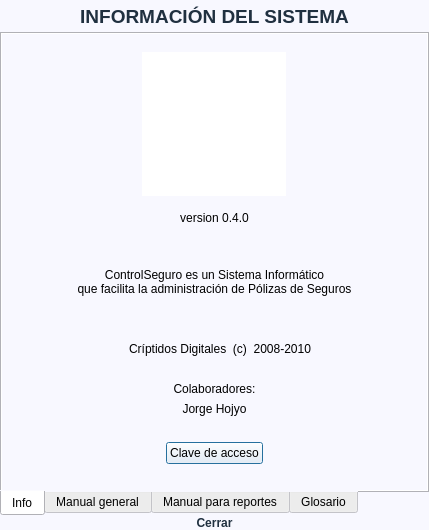
<?xml version="1.0" encoding="UTF-8"?>
<ui version="4.0">
 <class>Dialog</class>
 <widget class="QDialog" name="Dialog">
  <property name="geometry">
   <rect>
    <x>0</x>
    <y>0</y>
    <width>429</width>
    <height>530</height>
   </rect>
  </property>
  <property name="windowIcon">
   <iconset resource="resources.qrc">
    <normaloff>:/icon.ico</normaloff>:/icon.ico</iconset>
  </property>
  <property name="styleSheet">
   <string notr="true">background-color:#F8F8FF</string>
  </property>
  <layout class="QVBoxLayout" name="verticalLayout_2">
   <property name="spacing">
    <number>0</number>
   </property>
   <property name="margin">
    <number>0</number>
   </property>
   <item>
    <widget class="QFrame" name="titleFR">
     <property name="minimumSize">
      <size>
       <width>0</width>
       <height>32</height>
      </size>
     </property>
     <property name="styleSheet">
      <string notr="true">color:#203040; background-color: qlineargradient(x1:0, y1:0, x2:0, y2:1, stop:0 #FCFCEC, stop:.35 #F4ECC8, stop:.75 #F4ECC8, stop:1 #E8E8D8); border-top-left-radius: 6px; border-top-right-radius: 6px;</string>
     </property>
     <layout class="QVBoxLayout" name="verticalLayout_3">
      <property name="spacing">
       <number>0</number>
      </property>
      <property name="margin">
       <number>0</number>
      </property>
      <item>
       <widget class="QLabel" name="titleLA">
        <property name="font">
         <font>
          <pointsize>14</pointsize>
          <weight>75</weight>
          <bold>true</bold>
         </font>
        </property>
        <property name="styleSheet">
         <string notr="true">background-color:rgba(0,0,0,0)</string>
        </property>
        <property name="text">
         <string>INFORMACIÓN DEL SISTEMA</string>
        </property>
        <property name="alignment">
         <set>Qt::AlignCenter</set>
        </property>
       </widget>
      </item>
     </layout>
    </widget>
   </item>
   <item>
    <widget class="QFrame" name="contentsFR">
     <property name="lineWidth">
      <number>1</number>
     </property>
     <layout class="QVBoxLayout" name="contentsLY">
      <property name="spacing">
       <number>0</number>
      </property>
      <property name="margin">
       <number>0</number>
      </property>
      <item>
       <widget class="QTabWidget" name="tabWidget">
        <property name="tabPosition">
         <enum>QTabWidget::South</enum>
        </property>
        <property name="currentIndex">
         <number>0</number>
        </property>
        <widget class="QWidget" name="infoTB">
         <attribute name="title">
          <string>Info</string>
         </attribute>
         <layout class="QVBoxLayout" name="verticalLayout_4">
          <item>
           <widget class="QFrame" name="logoFR">
            <layout class="QHBoxLayout" name="horizontalLayout_3">
             <item>
              <widget class="QLabel" name="logoLA">
               <property name="sizePolicy">
                <sizepolicy hsizetype="Fixed" vsizetype="Fixed">
                 <horstretch>0</horstretch>
                 <verstretch>0</verstretch>
                </sizepolicy>
               </property>
               <property name="minimumSize">
                <size>
                 <width>144</width>
                 <height>144</height>
                </size>
               </property>
               <property name="font">
                <font>
                 <family>Copperplate Gothic Light</family>
                 <pointsize>18</pointsize>
                 <weight>75</weight>
                 <bold>true</bold>
                </font>
               </property>
               <property name="styleSheet">
                <string notr="true">background-color:#FFFFFF</string>
               </property>
               <property name="text">
                <string/>
               </property>
               <property name="pixmap">
                <pixmap resource="resources.qrc">:/systemLogo.png</pixmap>
               </property>
               <property name="alignment">
                <set>Qt::AlignBottom|Qt::AlignHCenter</set>
               </property>
              </widget>
             </item>
            </layout>
           </widget>
          </item>
          <item>
           <widget class="QLabel" name="versionLA">
            <property name="text">
             <string>version 0.4.0</string>
            </property>
            <property name="alignment">
             <set>Qt::AlignCenter</set>
            </property>
           </widget>
          </item>
          <item>
           <spacer name="spacer1">
            <property name="orientation">
             <enum>Qt::Vertical</enum>
            </property>
            <property name="sizeType">
             <enum>QSizePolicy::Preferred</enum>
            </property>
            <property name="sizeHint" stdset="0">
             <size>
              <width>20</width>
              <height>40</height>
             </size>
            </property>
           </spacer>
          </item>
          <item>
           <widget class="QLabel" name="infoLA">
            <property name="text">
             <string>ControlSeguro es un Sistema Informático
que facilita la administración de Pólizas de Seguros</string>
            </property>
            <property name="alignment">
             <set>Qt::AlignCenter</set>
            </property>
            <property name="wordWrap">
             <bool>true</bool>
            </property>
           </widget>
          </item>
          <item>
           <spacer name="spacer2">
            <property name="orientation">
             <enum>Qt::Vertical</enum>
            </property>
            <property name="sizeType">
             <enum>QSizePolicy::Preferred</enum>
            </property>
            <property name="sizeHint" stdset="0">
             <size>
              <width>20</width>
              <height>40</height>
             </size>
            </property>
           </spacer>
          </item>
          <item>
           <widget class="QFrame" name="CDFR">
            <layout class="QHBoxLayout" name="horizontalLayout">
             <property name="spacing">
              <number>3</number>
             </property>
             <property name="margin">
              <number>0</number>
             </property>
             <item>
              <spacer name="horizontalSpacer">
               <property name="orientation">
                <enum>Qt::Horizontal</enum>
               </property>
               <property name="sizeHint" stdset="0">
                <size>
                 <width>40</width>
                 <height>20</height>
                </size>
               </property>
              </spacer>
             </item>
             <item>
              <widget class="QLabel" name="CDLogoLA">
               <property name="maximumSize">
                <size>
                 <width>40</width>
                 <height>40</height>
                </size>
               </property>
               <property name="text">
                <string/>
               </property>
               <property name="pixmap">
                <pixmap resource="resources.qrc">:/CDlogo.ico</pixmap>
               </property>
               <property name="scaledContents">
                <bool>true</bool>
               </property>
              </widget>
             </item>
             <item>
              <widget class="QLabel" name="licenseLA">
               <property name="text">
                <string>Críptidos Digitales  (c)  2008-2010</string>
               </property>
               <property name="alignment">
                <set>Qt::AlignCenter</set>
               </property>
              </widget>
             </item>
             <item>
              <spacer name="horizontalSpacer_2">
               <property name="orientation">
                <enum>Qt::Horizontal</enum>
               </property>
               <property name="sizeHint" stdset="0">
                <size>
                 <width>40</width>
                 <height>20</height>
                </size>
               </property>
              </spacer>
             </item>
            </layout>
           </widget>
          </item>
          <item>
           <spacer name="spacer3">
            <property name="orientation">
             <enum>Qt::Vertical</enum>
            </property>
            <property name="sizeType">
             <enum>QSizePolicy::Preferred</enum>
            </property>
            <property name="sizeHint" stdset="0">
             <size>
              <width>20</width>
              <height>20</height>
             </size>
            </property>
           </spacer>
          </item>
          <item>
           <widget class="QLabel" name="contributorsLA">
            <property name="text">
             <string>Colaboradores:</string>
            </property>
            <property name="alignment">
             <set>Qt::AlignCenter</set>
            </property>
           </widget>
          </item>
          <item>
           <widget class="QLabel" name="contributor1LA">
            <property name="sizePolicy">
             <sizepolicy hsizetype="Preferred" vsizetype="Fixed">
              <horstretch>0</horstretch>
              <verstretch>0</verstretch>
             </sizepolicy>
            </property>
            <property name="text">
             <string>Jorge Hojyo</string>
            </property>
            <property name="alignment">
             <set>Qt::AlignCenter</set>
            </property>
           </widget>
          </item>
          <item>
           <widget class="QLabel" name="contributor2LA">
            <property name="text">
             <string/>
            </property>
            <property name="alignment">
             <set>Qt::AlignCenter</set>
            </property>
           </widget>
          </item>
          <item>
           <widget class="QFrame" name="keyFR">
            <layout class="QHBoxLayout" name="horizontalLayout_4">
             <property name="spacing">
              <number>0</number>
             </property>
             <property name="margin">
              <number>0</number>
             </property>
             <item>
              <spacer name="horizontalSpacer_3">
               <property name="orientation">
                <enum>Qt::Horizontal</enum>
               </property>
               <property name="sizeHint" stdset="0">
                <size>
                 <width>40</width>
                 <height>20</height>
                </size>
               </property>
              </spacer>
             </item>
             <item>
              <widget class="QPushButton" name="keyBU">
               <property name="text">
                <string>Clave de acceso</string>
               </property>
               <property name="icon">
                <iconset resource="resources.qrc">
                 <normaloff>:/Key.png</normaloff>:/Key.png</iconset>
               </property>
               <property name="iconSize">
                <size>
                 <width>24</width>
                 <height>24</height>
                </size>
               </property>
              </widget>
             </item>
             <item>
              <spacer name="horizontalSpacer_4">
               <property name="orientation">
                <enum>Qt::Horizontal</enum>
               </property>
               <property name="sizeHint" stdset="0">
                <size>
                 <width>40</width>
                 <height>20</height>
                </size>
               </property>
              </spacer>
             </item>
            </layout>
           </widget>
          </item>
          <item>
           <spacer name="spacer4">
            <property name="orientation">
             <enum>Qt::Vertical</enum>
            </property>
            <property name="sizeType">
             <enum>QSizePolicy::Preferred</enum>
            </property>
            <property name="sizeHint" stdset="0">
             <size>
              <width>20</width>
              <height>20</height>
             </size>
            </property>
           </spacer>
          </item>
         </layout>
        </widget>
        <widget class="QWidget" name="generalTB">
         <attribute name="title">
          <string>Manual general</string>
         </attribute>
         <layout class="QVBoxLayout" name="verticalLayout_5">
          <property name="spacing">
           <number>0</number>
          </property>
          <property name="margin">
           <number>0</number>
          </property>
          <item>
           <widget class="QTextEdit" name="textEdit">
            <property name="frameShape">
             <enum>QFrame::NoFrame</enum>
            </property>
            <property name="html">
             <string>&lt;!DOCTYPE HTML PUBLIC &quot;-//W3C//DTD HTML 4.0//EN&quot; &quot;http://www.w3.org/TR/REC-html40/strict.dtd&quot;&gt;
&lt;html&gt;&lt;head&gt;&lt;meta name=&quot;qrichtext&quot; content=&quot;1&quot; /&gt;&lt;style type=&quot;text/css&quot;&gt;
p, li { white-space: pre-wrap; }
&lt;/style&gt;&lt;/head&gt;&lt;body style=&quot; font-family:'MS Shell Dlg 2'; font-size:8.25pt; font-weight:400; font-style:normal;&quot;&gt;
&lt;p style=&quot; margin-top:0px; margin-bottom:0px; margin-left:0px; margin-right:0px; -qt-block-indent:0; text-indent:0px;&quot;&gt;&lt;span style=&quot; font-size:8pt;&quot;&gt;Los botones se deshabilitan automáticamente cuando no es viable su uso.&lt;/span&gt;&lt;/p&gt;
&lt;p style=&quot; margin-top:0px; margin-bottom:0px; margin-left:0px; margin-right:0px; -qt-block-indent:0; text-indent:0px;&quot;&gt;&lt;span style=&quot; font-size:8pt;&quot;&gt;    Ej:    Cuando no hay algún cliente seleccionado, el botón Modificar se deshabilita.&lt;/span&gt;&lt;/p&gt;
&lt;p style=&quot;-qt-paragraph-type:empty; margin-top:0px; margin-bottom:0px; margin-left:0px; margin-right:0px; -qt-block-indent:0; text-indent:0px; font-size:8pt;&quot;&gt;&lt;/p&gt;
&lt;p style=&quot; margin-top:0px; margin-bottom:0px; margin-left:0px; margin-right:0px; -qt-block-indent:0; text-indent:0px;&quot;&gt;&lt;span style=&quot; font-size:8pt;&quot;&gt;Un botón deshabilitado normalmente muestra un tip sobre la causa de su deshabilitación.&lt;/span&gt;&lt;/p&gt;
&lt;p style=&quot; margin-top:0px; margin-bottom:0px; margin-left:0px; margin-right:0px; -qt-block-indent:0; text-indent:0px;&quot;&gt;&lt;span style=&quot; font-size:8pt;&quot;&gt;    Ej:    Coloque el cursor del mouse sobre el botón Modificar cuando esté deshabilitado, le indicará que debe seleccionar algun dato para modificar.&lt;/span&gt;&lt;/p&gt;
&lt;p style=&quot;-qt-paragraph-type:empty; margin-top:0px; margin-bottom:0px; margin-left:0px; margin-right:0px; -qt-block-indent:0; text-indent:0px; font-size:8pt;&quot;&gt;&lt;/p&gt;
&lt;p style=&quot;-qt-paragraph-type:empty; margin-top:0px; margin-bottom:0px; margin-left:0px; margin-right:0px; -qt-block-indent:0; text-indent:0px; font-size:8pt;&quot;&gt;&lt;/p&gt;
&lt;p style=&quot; margin-top:0px; margin-bottom:0px; margin-left:0px; margin-right:0px; -qt-block-indent:0; text-indent:0px;&quot;&gt;&lt;span style=&quot; font-size:8pt;&quot;&gt;Algunos datos están protegidos por default, para que no se puedan modificar o eliminar.&lt;/span&gt;&lt;/p&gt;
&lt;p style=&quot; margin-top:0px; margin-bottom:0px; margin-left:0px; margin-right:0px; -qt-block-indent:0; text-indent:0px;&quot;&gt;&lt;span style=&quot; font-size:8pt;&quot;&gt;    Ej:    No se puede eliminar una póliza o un cliente en modo protegido.&lt;/span&gt;&lt;/p&gt;
&lt;p style=&quot;-qt-paragraph-type:empty; margin-top:0px; margin-bottom:0px; margin-left:0px; margin-right:0px; -qt-block-indent:0; text-indent:0px; font-size:8pt;&quot;&gt;&lt;/p&gt;
&lt;p style=&quot; margin-top:0px; margin-bottom:0px; margin-left:0px; margin-right:0px; -qt-block-indent:0; text-indent:0px;&quot;&gt;&lt;span style=&quot; font-size:8pt;&quot;&gt;Para quitar la protección de datos, vaya a la seccion de herramientas, en la página General, aparece hasta abajo la opción para apagar la protección.&lt;/span&gt;&lt;/p&gt;
&lt;p style=&quot;-qt-paragraph-type:empty; margin-top:0px; margin-bottom:0px; margin-left:0px; margin-right:0px; -qt-block-indent:0; text-indent:0px; font-size:8pt;&quot;&gt;&lt;/p&gt;
&lt;p style=&quot; margin-top:0px; margin-bottom:0px; margin-left:0px; margin-right:0px; -qt-block-indent:0; text-indent:0px;&quot;&gt;&lt;span style=&quot; font-size:8pt;&quot;&gt;Se recomienda volver a activar la protección después de realizar los cambios que se requieran, esto disminuirá la posibilidad de que sus datos sean corrompidos.&lt;/span&gt;&lt;/p&gt;
&lt;p style=&quot;-qt-paragraph-type:empty; margin-top:0px; margin-bottom:0px; margin-left:0px; margin-right:0px; -qt-block-indent:0; text-indent:0px; font-size:8pt;&quot;&gt;&lt;/p&gt;
&lt;p style=&quot;-qt-paragraph-type:empty; margin-top:0px; margin-bottom:0px; margin-left:0px; margin-right:0px; -qt-block-indent:0; text-indent:0px; font-size:8pt;&quot;&gt;&lt;/p&gt;
&lt;p style=&quot; margin-top:0px; margin-bottom:0px; margin-left:0px; margin-right:0px; -qt-block-indent:0; text-indent:0px;&quot;&gt;&lt;span style=&quot; font-size:8pt;&quot;&gt;El IVA contempla el cambio de 15% a 16% a partir del 1ro de Enero de 2010.&lt;/span&gt;&lt;/p&gt;
&lt;p style=&quot;-qt-paragraph-type:empty; margin-top:0px; margin-bottom:0px; margin-left:0px; margin-right:0px; -qt-block-indent:0; text-indent:0px; font-size:8pt;&quot;&gt;&lt;/p&gt;
&lt;p style=&quot; margin-top:0px; margin-bottom:0px; margin-left:0px; margin-right:0px; -qt-block-indent:0; text-indent:0px;&quot;&gt;&lt;span style=&quot; font-size:8pt;&quot;&gt;Si captura pólizas con fecha de vigencia menor a esta fecha, se aplica el 15% en los cálculos.&lt;/span&gt;&lt;/p&gt;
&lt;p style=&quot;-qt-paragraph-type:empty; margin-top:0px; margin-bottom:0px; margin-left:0px; margin-right:0px; -qt-block-indent:0; text-indent:0px; font-size:8pt;&quot;&gt;&lt;/p&gt;
&lt;p style=&quot; margin-top:0px; margin-bottom:0px; margin-left:0px; margin-right:0px; -qt-block-indent:0; text-indent:0px;&quot;&gt;&lt;span style=&quot; font-size:8pt;&quot;&gt;Si una póliza del 2009 requiere pagos en el 2010, estos pagos aplican el 16%.&lt;/span&gt;&lt;/p&gt;
&lt;p style=&quot;-qt-paragraph-type:empty; margin-top:0px; margin-bottom:0px; margin-left:0px; margin-right:0px; -qt-block-indent:0; text-indent:0px; font-size:8pt;&quot;&gt;&lt;/p&gt;&lt;/body&gt;&lt;/html&gt;</string>
            </property>
           </widget>
          </item>
         </layout>
        </widget>
        <widget class="QWidget" name="reportesTB">
         <attribute name="title">
          <string>Manual para reportes</string>
         </attribute>
         <layout class="QVBoxLayout" name="verticalLayout_6">
          <property name="margin">
           <number>0</number>
          </property>
          <item>
           <widget class="QTextEdit" name="textEdit_2">
            <property name="frameShape">
             <enum>QFrame::NoFrame</enum>
            </property>
            <property name="html">
             <string>&lt;!DOCTYPE HTML PUBLIC &quot;-//W3C//DTD HTML 4.0//EN&quot; &quot;http://www.w3.org/TR/REC-html40/strict.dtd&quot;&gt;
&lt;html&gt;&lt;head&gt;&lt;meta name=&quot;qrichtext&quot; content=&quot;1&quot; /&gt;&lt;style type=&quot;text/css&quot;&gt;
p, li { white-space: pre-wrap; }
&lt;/style&gt;&lt;/head&gt;&lt;body style=&quot; font-family:'MS Shell Dlg 2'; font-size:8.25pt; font-weight:400; font-style:normal;&quot;&gt;
&lt;p style=&quot; margin-top:0px; margin-bottom:0px; margin-left:0px; margin-right:0px; -qt-block-indent:0; text-indent:0px;&quot;&gt;&lt;span style=&quot; font-size:8pt;&quot;&gt;Los reportes son listados que muestran pólizas que cumplen con los criterios deseados.&lt;/span&gt;&lt;/p&gt;
&lt;p style=&quot;-qt-paragraph-type:empty; margin-top:0px; margin-bottom:0px; margin-left:0px; margin-right:0px; -qt-block-indent:0; text-indent:0px; font-size:8pt;&quot;&gt;&lt;/p&gt;
&lt;p style=&quot; margin-top:0px; margin-bottom:0px; margin-left:0px; margin-right:0px; -qt-block-indent:0; text-indent:0px;&quot;&gt;&lt;span style=&quot; font-size:8pt;&quot;&gt;    Ej:    Las pólizas del cliente Pedro Perez.&lt;/span&gt;&lt;/p&gt;
&lt;p style=&quot; margin-top:0px; margin-bottom:0px; margin-left:0px; margin-right:0px; -qt-block-indent:0; text-indent:0px;&quot;&gt;&lt;span style=&quot; font-size:8pt;&quot;&gt;            Las pólizas que se deben pagar este mes.&lt;/span&gt;&lt;/p&gt;
&lt;p style=&quot; margin-top:0px; margin-bottom:0px; margin-left:0px; margin-right:0px; -qt-block-indent:0; text-indent:0px;&quot;&gt;&lt;span style=&quot; font-size:8pt;&quot;&gt;            Las pólizas del cliente Pedro Perez que se deben pagar el próximo mes.&lt;/span&gt;&lt;/p&gt;
&lt;p style=&quot;-qt-paragraph-type:empty; margin-top:0px; margin-bottom:0px; margin-left:0px; margin-right:0px; -qt-block-indent:0; text-indent:0px; font-size:8pt;&quot;&gt;&lt;/p&gt;
&lt;p style=&quot; margin-top:0px; margin-bottom:0px; margin-left:0px; margin-right:0px; -qt-block-indent:0; text-indent:0px;&quot;&gt;&lt;span style=&quot; font-size:8pt;&quot;&gt;En la ventana de Pólizas hasta arriba está el SELECTOR DE REPORTES, es un cuadrito que dice [Mostrando], seguido de otro cuadrito que dice Todas las pólizas, este último cuadrito contiene los nombres de reportes que se han creado, inicialmente contiene unos que son muy comunes.&lt;/span&gt;&lt;/p&gt;
&lt;p style=&quot;-qt-paragraph-type:empty; margin-top:0px; margin-bottom:0px; margin-left:0px; margin-right:0px; -qt-block-indent:0; text-indent:0px; font-size:8pt;&quot;&gt;&lt;/p&gt;
&lt;p style=&quot; margin-top:0px; margin-bottom:0px; margin-left:0px; margin-right:0px; -qt-block-indent:0; text-indent:0px;&quot;&gt;&lt;span style=&quot; font-size:8pt;&quot;&gt;Si en el Selector de Reportes no aparece el que necesitas, presiona el botón que aparece a su izquierda y se mostrará una serie de recuadros para que captures los criterios que requieres para el listado.&lt;/span&gt;&lt;/p&gt;
&lt;p style=&quot;-qt-paragraph-type:empty; margin-top:0px; margin-bottom:0px; margin-left:0px; margin-right:0px; -qt-block-indent:0; text-indent:0px; font-size:8pt;&quot;&gt;&lt;/p&gt;
&lt;p style=&quot; margin-top:0px; margin-bottom:0px; margin-left:0px; margin-right:0px; -qt-block-indent:0; text-indent:0px;&quot;&gt;&lt;span style=&quot; font-size:8pt;&quot;&gt;Para imprimir o guardar un listado de reporte, haga click en el botón Imprimir que aparece abajo. Se creará el archivo pdf correspondiente en el folder de documentos y se abrirá el visor de archivos pdf, ahí podrá ver los datos e imprimirlos si lo desea.&lt;/span&gt;&lt;/p&gt;
&lt;p style=&quot;-qt-paragraph-type:empty; margin-top:0px; margin-bottom:0px; margin-left:0px; margin-right:0px; -qt-block-indent:0; text-indent:0px; font-size:8pt;&quot;&gt;&lt;/p&gt;
&lt;p style=&quot; margin-top:0px; margin-bottom:0px; margin-left:0px; margin-right:0px; -qt-block-indent:0; text-indent:0px;&quot;&gt;&lt;span style=&quot; font-size:8pt;&quot;&gt;El folder por default donde se guardan los archivos generados es documentos, y se encuentra en el directorio donde se instaló el sistema.&lt;/span&gt;&lt;/p&gt;
&lt;p style=&quot;-qt-paragraph-type:empty; margin-top:0px; margin-bottom:0px; margin-left:0px; margin-right:0px; -qt-block-indent:0; text-indent:0px; font-size:8pt;&quot;&gt;&lt;/p&gt;
&lt;p style=&quot; margin-top:0px; margin-bottom:0px; margin-left:0px; margin-right:0px; -qt-block-indent:0; text-indent:0px;&quot;&gt;&lt;span style=&quot; font-size:8pt;&quot;&gt;Para cambiar donde se guardan estos archivos vaya a herramientas, en la página General, aparece en medio el seleccionador de ubicación, seleccione ahí el folder donde quiere que se guarden los reportes.&lt;/span&gt;&lt;/p&gt;
&lt;p style=&quot;-qt-paragraph-type:empty; margin-top:0px; margin-bottom:0px; margin-left:0px; margin-right:0px; -qt-block-indent:0; text-indent:0px; font-size:8pt;&quot;&gt;&lt;/p&gt;&lt;/body&gt;&lt;/html&gt;</string>
            </property>
           </widget>
          </item>
         </layout>
        </widget>
        <widget class="QWidget" name="glosarioTB">
         <attribute name="title">
          <string>Glosario</string>
         </attribute>
         <layout class="QVBoxLayout" name="verticalLayout_7">
          <property name="spacing">
           <number>0</number>
          </property>
          <property name="margin">
           <number>0</number>
          </property>
          <item>
           <widget class="QTextEdit" name="textEdit_3">
            <property name="frameShape">
             <enum>QFrame::NoFrame</enum>
            </property>
            <property name="html">
             <string>&lt;!DOCTYPE HTML PUBLIC &quot;-//W3C//DTD HTML 4.0//EN&quot; &quot;http://www.w3.org/TR/REC-html40/strict.dtd&quot;&gt;
&lt;html&gt;&lt;head&gt;&lt;meta name=&quot;qrichtext&quot; content=&quot;1&quot; /&gt;&lt;style type=&quot;text/css&quot;&gt;
p, li { white-space: pre-wrap; }
&lt;/style&gt;&lt;/head&gt;&lt;body style=&quot; font-family:'MS Shell Dlg 2'; font-size:8.25pt; font-weight:400; font-style:normal;&quot;&gt;
&lt;p style=&quot; margin-top:0px; margin-bottom:0px; margin-left:0px; margin-right:0px; -qt-block-indent:0; text-indent:0px;&quot;&gt;&lt;span style=&quot; font-size:8pt; font-weight:600;&quot;&gt;Póliza Pendiente de pago:&lt;/span&gt;&lt;/p&gt;
&lt;p style=&quot; margin-top:0px; margin-bottom:0px; margin-left:0px; margin-right:0px; -qt-block-indent:0; text-indent:0px;&quot;&gt;&lt;span style=&quot; font-size:8pt;&quot;&gt;    La que está vigente y en periodo de gracia sin que se haya efectuado el pago correspondiente.&lt;/span&gt;&lt;/p&gt;
&lt;p style=&quot;-qt-paragraph-type:empty; margin-top:0px; margin-bottom:0px; margin-left:0px; margin-right:0px; -qt-block-indent:0; text-indent:0px; font-size:8pt;&quot;&gt;&lt;/p&gt;
&lt;p style=&quot; margin-top:0px; margin-bottom:0px; margin-left:0px; margin-right:0px; -qt-block-indent:0; text-indent:0px;&quot;&gt;&lt;span style=&quot; font-size:8pt; font-weight:600;&quot;&gt;Póliza Pagada:&lt;/span&gt;&lt;/p&gt;
&lt;p style=&quot; margin-top:0px; margin-bottom:0px; margin-left:0px; margin-right:0px; -qt-block-indent:0; text-indent:0px;&quot;&gt;&lt;span style=&quot; font-size:8pt;&quot;&gt;    La que está en su periodo de vigencia con el pago correspondiente efectuado.&lt;/span&gt;&lt;/p&gt;
&lt;p style=&quot;-qt-paragraph-type:empty; margin-top:0px; margin-bottom:0px; margin-left:0px; margin-right:0px; -qt-block-indent:0; text-indent:0px; font-size:8pt;&quot;&gt;&lt;/p&gt;
&lt;p style=&quot; margin-top:0px; margin-bottom:0px; margin-left:0px; margin-right:0px; -qt-block-indent:0; text-indent:0px;&quot;&gt;&lt;span style=&quot; font-size:8pt; font-weight:600;&quot;&gt;Póliza No Pagada:&lt;/span&gt;&lt;/p&gt;
&lt;p style=&quot; margin-top:0px; margin-bottom:0px; margin-left:0px; margin-right:0px; -qt-block-indent:0; text-indent:0px;&quot;&gt;&lt;span style=&quot; font-size:8pt;&quot;&gt;   La que se da por terminada porque no fué pagada antes de terminar el periodo de gracia.&lt;/span&gt;&lt;/p&gt;
&lt;p style=&quot;-qt-paragraph-type:empty; margin-top:0px; margin-bottom:0px; margin-left:0px; margin-right:0px; -qt-block-indent:0; text-indent:0px; font-size:8pt;&quot;&gt;&lt;/p&gt;
&lt;p style=&quot; margin-top:0px; margin-bottom:0px; margin-left:0px; margin-right:0px; -qt-block-indent:0; text-indent:0px;&quot;&gt;&lt;span style=&quot; font-size:8pt; font-weight:600;&quot;&gt;Póliza Renovada:&lt;/span&gt;&lt;/p&gt;
&lt;p style=&quot; margin-top:0px; margin-bottom:0px; margin-left:0px; margin-right:0px; -qt-block-indent:0; text-indent:0px;&quot;&gt;&lt;span style=&quot; font-size:8pt;&quot;&gt;    La que se da por terminada porque ya pasó su periodo de vigencia, y fué renovada.&lt;/span&gt;&lt;/p&gt;
&lt;p style=&quot;-qt-paragraph-type:empty; margin-top:0px; margin-bottom:0px; margin-left:0px; margin-right:0px; -qt-block-indent:0; text-indent:0px; font-size:8pt;&quot;&gt;&lt;/p&gt;
&lt;p style=&quot; margin-top:0px; margin-bottom:0px; margin-left:0px; margin-right:0px; -qt-block-indent:0; text-indent:0px;&quot;&gt;&lt;span style=&quot; font-size:8pt; font-weight:600;&quot;&gt;Póliza Expirada:&lt;/span&gt;&lt;/p&gt;
&lt;p style=&quot; margin-top:0px; margin-bottom:0px; margin-left:0px; margin-right:0px; -qt-block-indent:0; text-indent:0px;&quot;&gt;&lt;span style=&quot; font-size:8pt;&quot;&gt;    La que se da por terminada porque ya pasó su periodo de vigencia, y no se renovó.&lt;/span&gt;&lt;/p&gt;
&lt;p style=&quot;-qt-paragraph-type:empty; margin-top:0px; margin-bottom:0px; margin-left:0px; margin-right:0px; -qt-block-indent:0; text-indent:0px; font-size:8pt;&quot;&gt;&lt;/p&gt;
&lt;p style=&quot; margin-top:0px; margin-bottom:0px; margin-left:0px; margin-right:0px; -qt-block-indent:0; text-indent:0px;&quot;&gt;&lt;span style=&quot; font-size:8pt; font-weight:600;&quot;&gt;Póliza cancelada:&lt;/span&gt;&lt;/p&gt;
&lt;p style=&quot; margin-top:0px; margin-bottom:0px; margin-left:0px; margin-right:0px; -qt-block-indent:0; text-indent:0px;&quot;&gt;&lt;span style=&quot; font-size:8pt;&quot;&gt;    La que se da por terminada, por causas diferentes a las anteriores.&lt;/span&gt;&lt;/p&gt;
&lt;p style=&quot;-qt-paragraph-type:empty; margin-top:0px; margin-bottom:0px; margin-left:0px; margin-right:0px; -qt-block-indent:0; text-indent:0px; font-size:8pt;&quot;&gt;&lt;/p&gt;
&lt;p style=&quot;-qt-paragraph-type:empty; margin-top:0px; margin-bottom:0px; margin-left:0px; margin-right:0px; -qt-block-indent:0; text-indent:0px; font-size:8pt;&quot;&gt;&lt;/p&gt;
&lt;p style=&quot;-qt-paragraph-type:empty; margin-top:0px; margin-bottom:0px; margin-left:0px; margin-right:0px; -qt-block-indent:0; text-indent:0px; font-size:8pt;&quot;&gt;&lt;/p&gt;
&lt;p style=&quot; margin-top:0px; margin-bottom:0px; margin-left:0px; margin-right:0px; -qt-block-indent:0; text-indent:0px;&quot;&gt;&lt;span style=&quot; font-size:8pt; font-weight:600;&quot;&gt;Periodo de gracia.&lt;/span&gt;&lt;/p&gt;
&lt;p style=&quot; margin-top:0px; margin-bottom:0px; margin-left:0px; margin-right:0px; -qt-block-indent:0; text-indent:0px;&quot;&gt;&lt;span style=&quot; font-size:8pt;&quot;&gt;    30 días naturales a partir de la fecha de pago estipulada.&lt;/span&gt;&lt;/p&gt;
&lt;p style=&quot; margin-top:0px; margin-bottom:0px; margin-left:0px; margin-right:0px; -qt-block-indent:0; text-indent:0px;&quot;&gt;&lt;span style=&quot; font-size:8pt;&quot;&gt;   Este período esta siendo eliminado para segundos pagos por parte de&lt;/span&gt;&lt;/p&gt;
&lt;p style=&quot; margin-top:0px; margin-bottom:0px; margin-left:0px; margin-right:0px; -qt-block-indent:0; text-indent:0px;&quot;&gt;&lt;span style=&quot; font-size:8pt;&quot;&gt;   las aseguradoras.&lt;/span&gt;&lt;/p&gt;
&lt;p style=&quot;-qt-paragraph-type:empty; margin-top:0px; margin-bottom:0px; margin-left:0px; margin-right:0px; -qt-block-indent:0; text-indent:0px; font-size:8pt;&quot;&gt;&lt;/p&gt;&lt;/body&gt;&lt;/html&gt;</string>
            </property>
           </widget>
          </item>
         </layout>
        </widget>
       </widget>
      </item>
     </layout>
    </widget>
   </item>
   <item>
    <widget class="QFrame" name="buttonsFR">
     <property name="styleSheet">
      <string notr="true">color:#203040; background-color:qlineargradient(x1:0, y1:0, x2:0, y2:1, stop:0 #FCFCEC, stop:.3 #F4ECC8, stop:.8 #F4ECC8, stop:1 #D0D0C0); border-bottom-left-radius: 4px; border-bottom-right-radius: 4px;</string>
     </property>
     <layout class="QHBoxLayout" name="horizontalLayout_2">
      <property name="spacing">
       <number>0</number>
      </property>
      <property name="margin">
       <number>0</number>
      </property>
      <item>
       <widget class="QFrame" name="leftSpacerFR">
        <property name="frameShape">
         <enum>QFrame::Panel</enum>
        </property>
        <property name="frameShadow">
         <enum>QFrame::Raised</enum>
        </property>
        <property name="lineWidth">
         <number>1</number>
        </property>
       </widget>
      </item>
      <item>
       <widget class="QPushButton" name="closeBU">
        <property name="sizePolicy">
         <sizepolicy hsizetype="Preferred" vsizetype="Fixed">
          <horstretch>0</horstretch>
          <verstretch>0</verstretch>
         </sizepolicy>
        </property>
        <property name="font">
         <font>
          <weight>75</weight>
          <bold>true</bold>
         </font>
        </property>
        <property name="text">
         <string>Cerrar</string>
        </property>
        <property name="icon">
         <iconset resource="resources.qrc">
          <normaloff>:/Close.png</normaloff>:/Close.png</iconset>
        </property>
        <property name="iconSize">
         <size>
          <width>32</width>
          <height>32</height>
         </size>
        </property>
        <property name="flat">
         <bool>false</bool>
        </property>
       </widget>
      </item>
      <item>
       <widget class="QFrame" name="rightSpacerFR">
        <property name="frameShape">
         <enum>QFrame::Panel</enum>
        </property>
        <property name="frameShadow">
         <enum>QFrame::Raised</enum>
        </property>
        <property name="lineWidth">
         <number>1</number>
        </property>
       </widget>
      </item>
     </layout>
    </widget>
   </item>
  </layout>
 </widget>
 <resources>
  <include location="resources.qrc"/>
 </resources>
 <connections>
  <connection>
   <sender>closeBU</sender>
   <signal>clicked()</signal>
   <receiver>Dialog</receiver>
   <slot>accept()</slot>
   <hints>
    <hint type="sourcelabel">
     <x>572</x>
     <y>488</y>
    </hint>
    <hint type="destinationlabel">
     <x>310</x>
     <y>253</y>
    </hint>
   </hints>
  </connection>
 </connections>
</ui>
